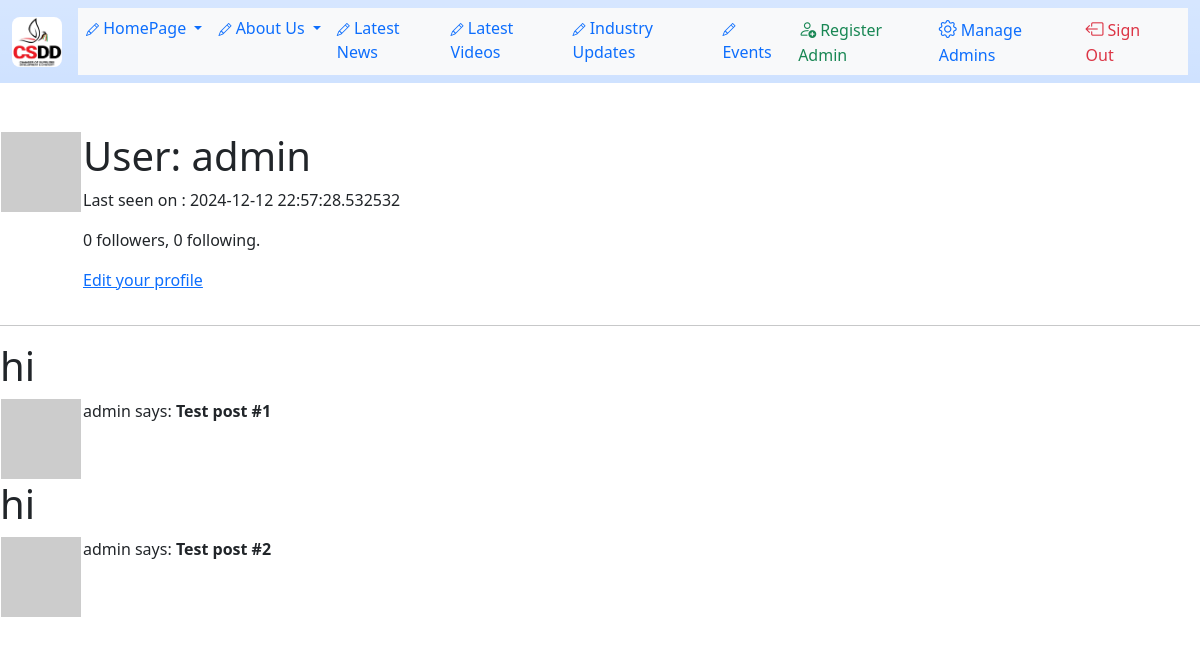
The page /user/admin (signed in) on the database as committed earlier.
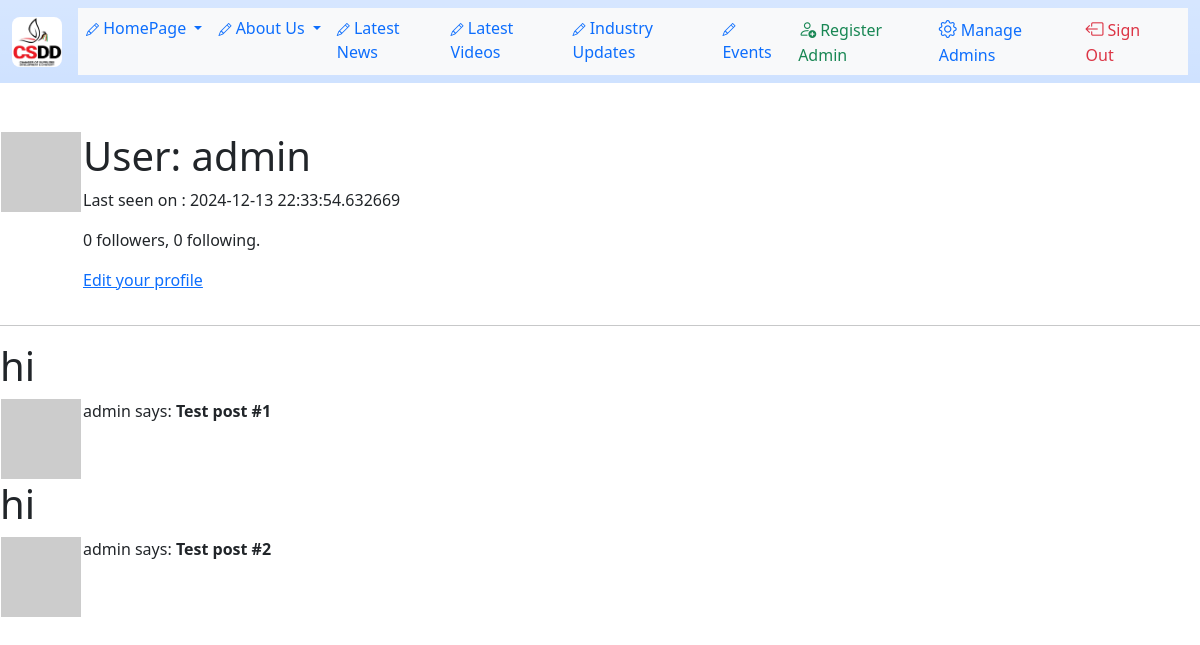
The same page on the database as committed later.
### app/models.py (models this page shows, shortened)
class User(UserMixin, db.Model):
    id = db.Column(db.Integer, primary_key=True)
    username = db.Column(db.String(64), index=True, unique=True)
    email = db.Column(db.String(120), index=True, unique=True)
    password_hash = db.Column(db.String(128))
    posts = db.relationship("Post", backref="author", lazy="dynamic")
    about_me = db.Column(db.String(140))
    last_seen = db.Column(db.DateTime, default=lambda: datetime.now(timezone.utc))
    followed = db.relationship(
        "User",
        secondary=followers,
        primaryjoin=(followers.c.follower_id == id),
        secondaryjoin=(followers.c.followed_id == id),
        backref=db.backref("followers", lazy="dynamic"),
        lazy="dynamic",
    )
    def avatar(self, size):
        digest = md5(self.email.lower().encode("utf-8")).hexdigest()
        return "https://www.gravatar.com/avatar/{}?d=identicon&s={}".format(
            digest, size
        )

### app/routes.py (the view)
@app.route("/user/<username>")
@login_required
def user(username):
    user = User.query.filter_by(username=username).first_or_404()
    posts = [
        {"author": user, "body": "Test post #1"},
        {"author": user, "body": "Test post #2"},
    ]
    return render_template("user.html", user=user, posts=posts)

### app/models.py (called while the page is built)
@login.user_loader
def load_user(id):
    return User.query.get(int(id))

### app/routes.py (called while the page is built)
@app.before_request
def before_request():
    if current_user.is_authenticated:
        current_user.last_seen = datetime.now(timezone.utc)
        db.session.commit()

### app/templates/user.html (shortened to what this page needs)
{% extends "base.html" %} {% block content %}
<table>
  <tr valign="top">
    <td><img src="{{ user.avatar(128) }}" alt="" /></td>
    <td>
      <h1>User: {{ user.username }}</h1>
       {% if user.last_seen %}
      <p>Last seen on : {{ user.last_seen }}</p>
      {% endif %}
      <p>
        {{ user.followers.count() }} followers, {{ user.followed.count() }}
        following.
      </p>
      {% if user == current_user %}
      <p><a href="{{ url_for('edit_profile') }}">Edit your profile</a></p>
      {% elif not current_user.is_following(user) %}
      <p>
        <a href="{{ url_for('follow', username=user.username) }}">Follow</a>
      </p>
      {% else %}
      <p>
        <a href="{{ url_for('unfollow', username=user.username) }}">Unfollow</a>
      </p>
      {% endif %}
    </td>
  </tr>
</table>
<hr />
{% for post in posts %} {% include "_post.html" %} {% endfor %} {% endblock %}

### app/templates/base.html (shortened to what this page needs)
<!DOCTYPE html>
<html lang="en" data-bs-theme="auto">
  <head>
    <link
      href="https://cdn.jsdelivr.net/npm/bootstrap@5.3.3/dist/css/bootstrap.min.css"
      rel="stylesheet"
    />
    <link
      rel="stylesheet"
      href="https://cdn.jsdelivr.net/npm/bootstrap-icons@1.11.3/font/bootstrap-icons.min.css"
    />
  </head>
  <body>
    <nav
      class="navbar navbar-expand-lg bg-primary-subtle bg-gradient sticky-top mb-5"
    >
      <div class="container-fluid">
        <a class="navbar-brand" href="{{ url_for('manage_admins')}}">
          <img
            src="{{url_for('static', filename='admin_images/csdd-logo.png')}}"
            alt="CSDD Logo"
            width="50"
            height="50"
            class="rounded-3"
          />
        </a>
        <div
          class="offcanvas offcanvas-end"
          tabindex="-1"
          id="offcanvasNavbar"
          aria-labelledby="offcanvasNavbarLabel"
        >
          <div class="offcanvas-body bg-light">
            <ul class="navbar-nav justify-content-end flex-grow-1 pe-3">
              <li class="nav-item dropdown">
                <a
                  class="nav-link dropdown-toggle link-primary"
                  href="#"
                  role="button"
                  data-bs-toggle="dropdown"
                  aria-expanded="false"
                >
                  <i class="bi bi-pencil" style="font-size: small"></i>
                  HomePage
                </a>
              </li>
              <li class="nav-item dropdown">
                <a
                  class="nav-link dropdown-toggle link-primary"
                  href="#"
                  role="button"
                  data-bs-toggle="dropdown"
                  aria-expanded="false"
                >
                  <i class="bi bi-pencil" style="font-size: small"></i>
                  About Us
                </a>
              </li>
              <li class="nav-item">
                <a
                  class="nav-link link-primary"
                  aria-current="page"
                  href="{{url_for('latest_news')}}"
                >
                  <i class="bi bi-pencil" style="font-size: small"></i> Latest
                  News</a
                >
              </li>
              <li class="nav-item">
                <a
                  class="nav-link link-primary"
                  aria-current="page"
                  href="{{url_for('latest_videos')}}"
                >
                  <i class="bi bi-pencil" style="font-size: small"></i> Latest
                  Videos</a
                >
              </li>
              <li class="nav-item">
                <a
                  class="nav-link link-primary"
                  aria-current="page"
                  href="{{url_for('industry_updates')}}"
                >
                  <i class="bi bi-pencil" style="font-size: small"></i> Industry
                  Updates</a
                >
              </li>
              <li class="nav-item">
                <a
                  class="nav-link link-primary"
                  aria-current="page"
                  href="{{url_for('events')}}"
                >
                  <i class="bi bi-pencil" style="font-size: small"></i>
                  Events</a
                >
              </li>
              <li class="nav-item">
                <a href="{{url_for('register')}}" class="nav-link link-success">
                  <i class="bi bi-person-add me-1" style="font-size: large"></i
                  >Register Admin</a
                >
              </li>
              <li class="nav-item">
                <a
                  href="{{url_for('manage_admins')}}"
                  class="nav-link link-primary"
                  ><i class="bi bi-gear me-1" style="font-size: large"></i
                  >Manage Admins</a
                >
              </li>
              <li class="nav-item">
                <a href="{{url_for('logout')}}" class="nav-link link-danger"
                  ><i
                    class="bi bi-box-arrow-left me-1"
                    style="font-size: large"
                  ></i
                  >Sign Out</a
                >
              </li>
            </ul>
          </div>
        </div>
      </div>
    </nav>
     {% block content %} {% endblock %}
  </body>
</html>

### app/templates/_post.html
<h1>hi</h1>
<table>
  <tr valign="top">
    <td><img src="{{ post.author.avatar(36) }}" alt="" /></td>
    <td>
      <p>{{ post.author.username}} says: <b>{{ post.body }}</b></p>
    </td>
  </tr>
</table>

Rows that differ between the two databases and show on the page:
changed User "admin": last_seen "2024-12-12 22:57:28.532532" → "2024-12-13 22:33:54.632669"
